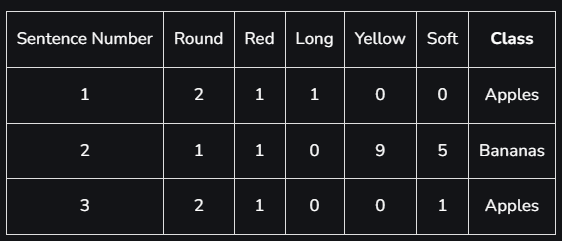
#> input picture Machine Learning/Naive Bayes/Complement Naive Bayes/images/data.png, 562 x 241 px, found by its file name
$ jupyter execute 'gaussian naive bayes.ipynb'
#> lines starting #> are read from the running program, lines starting #| are printed output that depends on the picture
1. [Gaussian Naive Bayes](#gaussian-naive-bayes)

#### Gaussian Naive Bayes:
- used when input data is ```continuous numerical feature```
- used to solve classification problems
- works on the principle of ```bayes theorem```
- ```prior probability``` and ```posterior probability``` values are calculated the same as multi-nomial naive bayes
- to calculate ```likelihood value``` instead of using probability of frequency/count of words, it is obtained from ```distribution curve``` w.r.t data points that belong to particular output class and feature
- after calculating likelihood value, we take ```log``` of them because sometimes the likelihood is very tiny number which is difficult to compute
- final output class chosen based on ```highest posterior probabilty``` value produced among the classes

```Working of Gaussian Naive Bayes```:
- considering a binary classification problem
- dataset consisting of only numerical continuous input features is shown below

[cell 1]
from PIL import Image
from IPython.display import display

img = Image.open('images/data.png')
#> img is the input picture: PIL image 562x241 RGBA; mean R, G, B, A 31.3, 32.2, 35.1, 255
new_image = img.resize((420, 240))
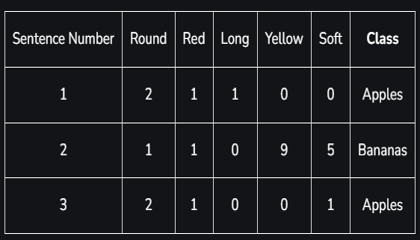
#> new_image: PIL image 420x240 RGBA; mean R, G, B, A 31.3, 32.2, 35.1, 255
display(new_image)

img = Image.open('images/data2.png')
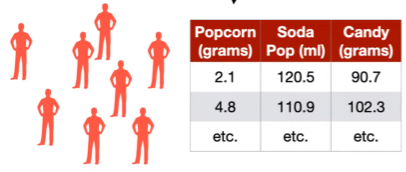
#> input picture Machine Learning/Naive Bayes/Types/Gaussian Naive Bayes/images/data2.png, 406 x 172 px
#> img is the input picture: PIL image 406x172 RGBA; mean R, G, B, A 239.5, 213.4, 210.1, 255
new_image = img.resize((420, 200))
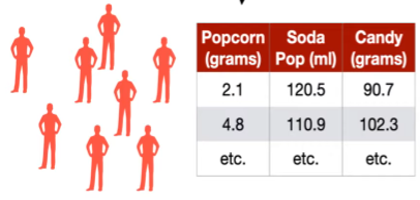
#> new_image: PIL image 420x200 RGBA; mean R, G, B, A 239.5, 213.3, 210.1, 255
display(new_image)

```Prior probability```:

- ```P(Not love Troll 2) = 8/16 = 0.5```

- ```P(Loves Troll 2) = 8/16 = 0.5```

```Likelihood```:
- for each continuous numerical feature, we generate separate distribution curve based on number of output labels as shown below

[cell 2]
from PIL import Image
from IPython.display import display

img = Image.open('images/distribution.png')
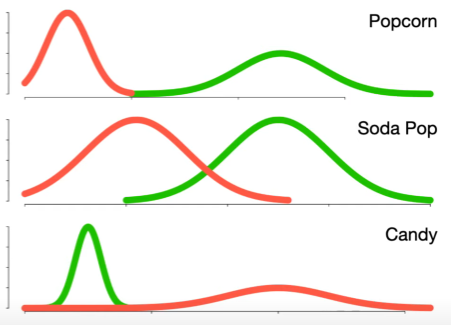
#> input picture Machine Learning/Naive Bayes/Gaussian Naive Bayes/images/distribution.png, 451 x 325 px, found by its file name
#> img is the input picture: PIL image 451x325 RGBA; mean R, G, B, A 242.8, 242.2, 234.1, 255
new_image = img.resize((420, 360))
#> new_image: PIL image 420x360 RGBA
display(new_image)

- below image shows, a new test input

[cell 3]
from PIL import Image
from IPython.display import display

img = Image.open('images/test.png')
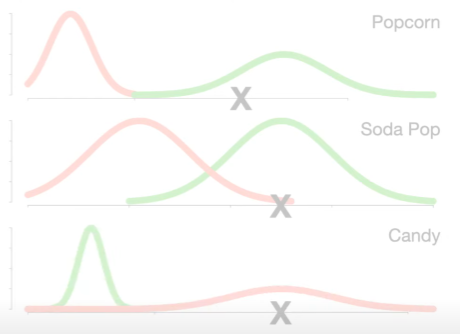
#> input picture Machine Learning/Naive Bayes/Types/Gaussian Naive Bayes/images/test.png, 460 x 334 px
#> img is the input picture: PIL image 460x334 RGBA; mean R, G, B, A 251.6, 251.3, 249.8, 255
new_image = img.resize((420, 360))
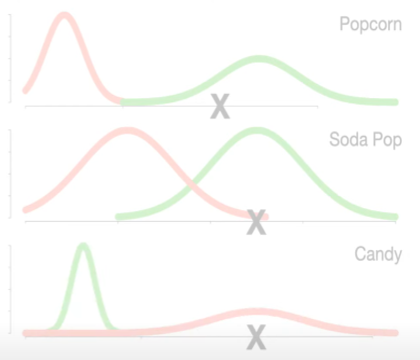
#> new_image: PIL image 420x360 RGBA; mean R, G, B, A 251.5, 251.3, 249.8, 255
display(new_image)

- the likelihood values for each feature is evaluated using a line projected onto the distribution curve
- calculate ```posterior probability``` using ```Likelihood``` values of Class ```"loves Troll 2"```:

    - ```P(Popcorn=20,Soda Pop=500,Candy=25|Loves Troll 2)```

        ```= P(Popcorn|Loves Troll 2) * P(Soda Pop|Loves Troll 2) * P(Candy|Loves Troll 2) * P(Loves Troll 2)```

        ```= 0.06 * 0.004 * really small number```

        - when we have really small number, we will experience ```underflow```
            - machines will struggle to keep up the lower values after a certain decimal points
        - to overcome underflow, we perform taking natural log (ln or log base e) of the values
        - log (0.06) * log(0.004) * log(really small number) * log(0.5) =  - 2.8 - 5.5 - 115 - 0.69 = -124

[cell 4]
from PIL import Image
from IPython.display import display

img = Image.open('images/test1.png')
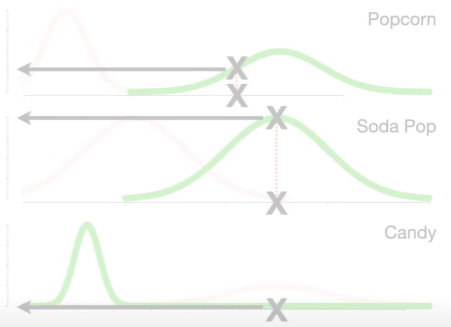
#> input picture Machine Learning/Naive Bayes/Types/Gaussian Naive Bayes/images/test1.png, 451 x 327 px
#> img is the input picture: PIL image 451x327 RGBA; mean R, G, B, A 250, 251.2, 249.5, 255
new_image = img.resize((420, 360))
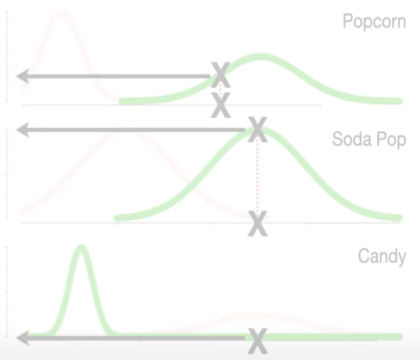
#> new_image: PIL image 420x360 RGBA; mean R, G, B, A 250, 251.2, 249.5, 255
display(new_image)

- calculate ```posterior probability``` using ```Likelihood``` values of Class ```"do not loves Troll 2"```:

    - ```P(Popcorn=20,Soda Pop=500,Candy=25|Do not loves Troll 2)```

        ```= P(Popcorn|not loves Troll 2) * P(Soda Pop|not loves Troll 2) * P(Candy|not loves Troll 2) * P(not loves Troll 2)```

        ```= log (really small number) * log(0.000079) * log(0.02) * log(0.5) =  - 33.6 - 9.45 - 3.91 - 0.69 = -48```

[cell 5]
from PIL import Image
from IPython.display import display

img = Image.open('images/test2.png')
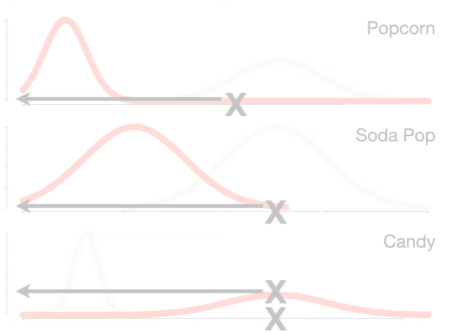
#> input picture Machine Learning/Naive Bayes/Types/Gaussian Naive Bayes/images/test2.png, 460 x 333 px
#> img is the input picture: PIL image 460x333 RGBA; mean R, G, B, A 252.7, 251.2, 250.8, 255
new_image = img.resize((420, 360))
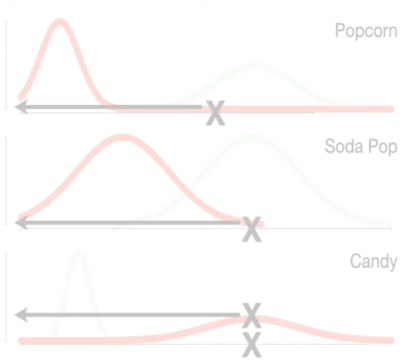
#> new_image: PIL image 420x360 RGBA; mean R, G, B, A 252.7, 251.2, 250.8, 255
display(new_image)
